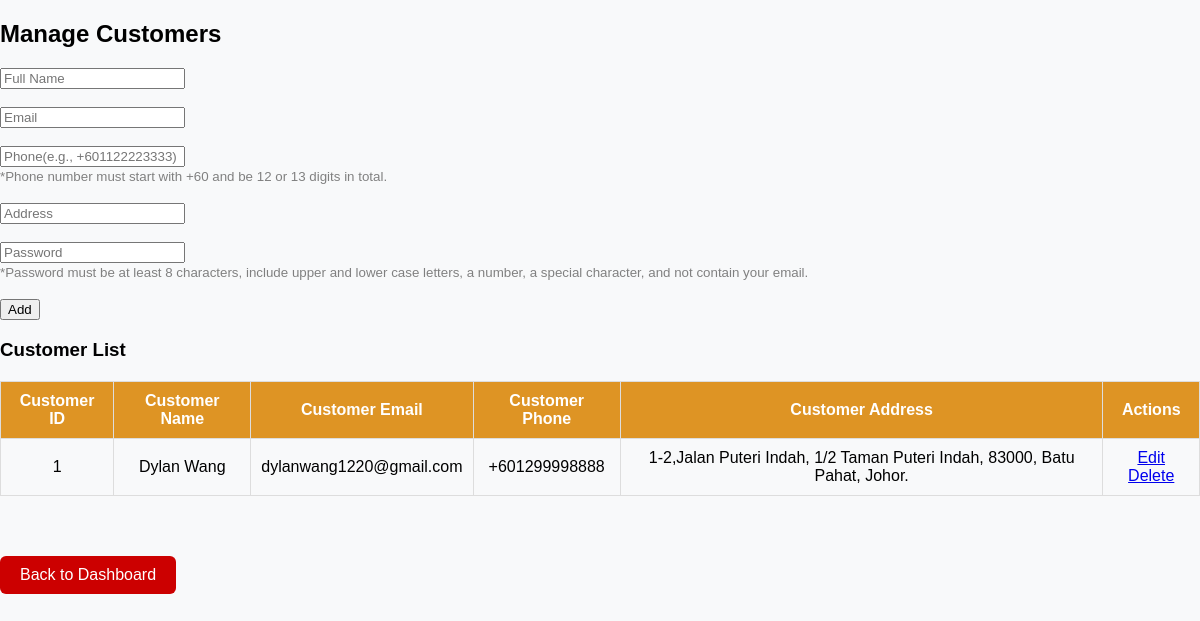
/manage_customers.php, run on an earlier commit of the app's database.
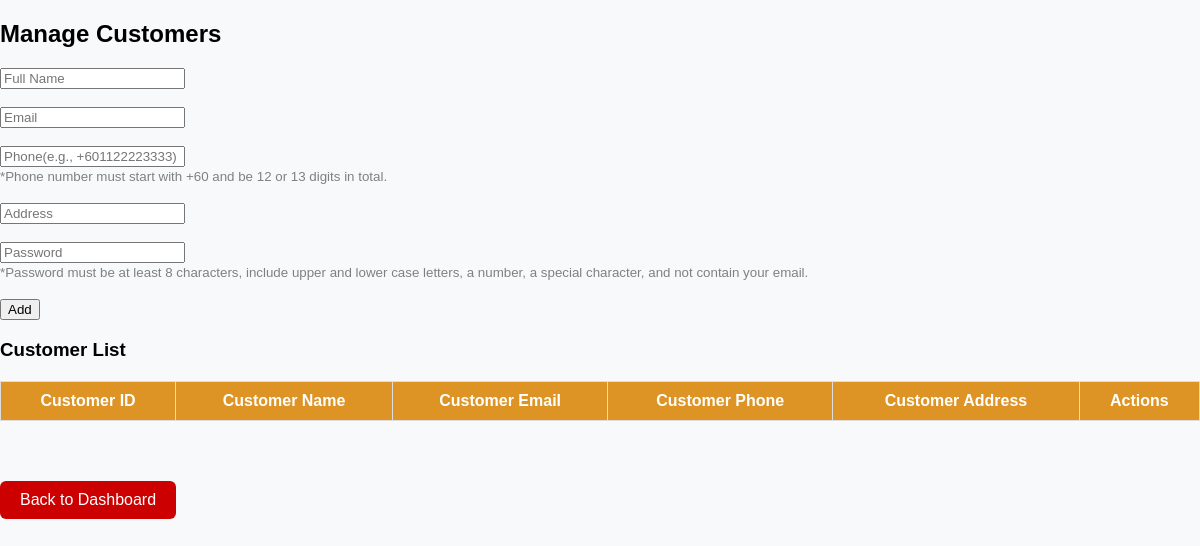
And on a later commit of the database.
### tables this page shows
CREATE TABLE customer (
    id INT AUTO_INCREMENT NOT NULL,
    email VARCHAR(100) NOT NULL,
    name VARCHAR(100) NOT NULL,
    phone VARCHAR(15) NOT NULL,
    address TEXT NOT NULL,
    password VARCHAR(255) NOT NULL,
    status ENUM('active', 'inactive') NOT NULL DEFAULT 'active',
    PRIMARY KEY (email),
    UNIQUE (id)
);

### manage_customers.php (the view, shortened to what this page needs)
<?php
include("config/db_connect.php");
$customerQuery = $conn->query("SELECT * FROM customer");
?>
<!DOCTYPE html>
<html lang="en">
<head>
    <link rel="stylesheet" href="css/styles.css">
</head>
<body>
    <h2>Manage Customers</h2>
    <form method="POST">
    <input type="text" name="name" placeholder="Full Name" required>
    <br><br>
    <input type="email" name="email" placeholder="Email" required>
    <br><br>
    <input type="text" name="phone" placeholder="Phone(e.g., +601122223333)" required>
    <br>
    <small style="color: gray;">*Phone number must start with +60 and be 12 or 13 digits in total.</small>
    <br><br>
    <input type="text" name="address" placeholder="Address" required>
    <br><br>
    <input type="password" name="password" placeholder="Password" required>
    <br>
    <small style="color: gray;">*Password must be at least 8 characters, include upper and lower case letters, a number, a special character, and not contain your email.</small>
    <br><br>
    <button type="submit" name="add_customer">Add</button>
    </form>
    <h3>Customer List</h3>
    <table border="1">
        <tr>
            <th>Customer ID</th>
            <th>Customer Name</th>
            <th>Customer Email</th>
            <th>Customer Phone</th>
            <th>Customer Address</th>
            <th>Actions</th>
        </tr>
        <?php while ($customer = $customerQuery->fetch_assoc()): ?>
        <tr>
            <td><?= $customer['id'] ?></td>
            <td><?= $customer['name'] ?></td>
            <td><?= $customer['email'] ?></td>
            <td><?= $customer['phone'] ?></td>
            <td><?= $customer['address'] ?></td>
            <td>
                <a href="edit_customer.php?id=<?= $customer['id'] ?>">Edit</a>
                <a href="delete_customer.php?id=<?= $customer['id'] ?>" onclick="return confirm('Are you sure?')">Delete</a>
            </td>
        </tr>
        <?php endwhile; ?>
    </table>
    <a href="admin_dashboard.php" class="logout-link">Back to Dashboard</a>
</body>
</html>

What changed in the data, as far as the page shows it:
removed customer: id "1", name "Dylan Wang", email "dylanwang1220@gmail.com", phone "+601299998888", address "1-2,Jalan Puteri Indah, 1/2 Taman Puteri Indah, 83000, Batu Pahat, Johor."
